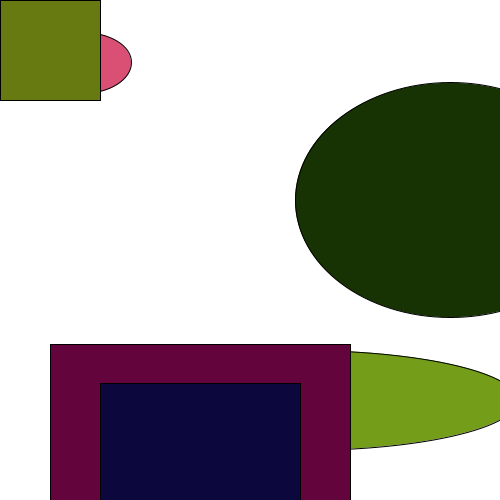
Frame 1 (no input)
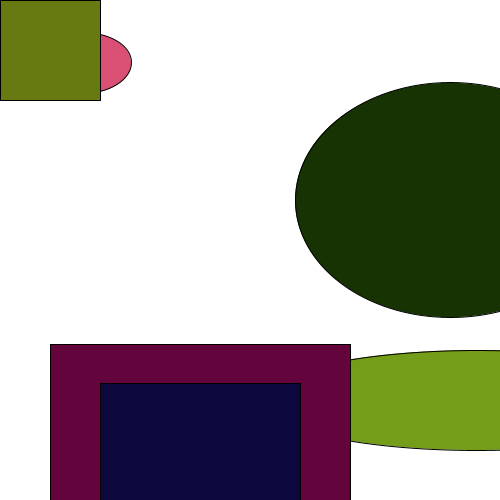
Frame 60 (the mouse pressed at the canvas centre just before this capture)
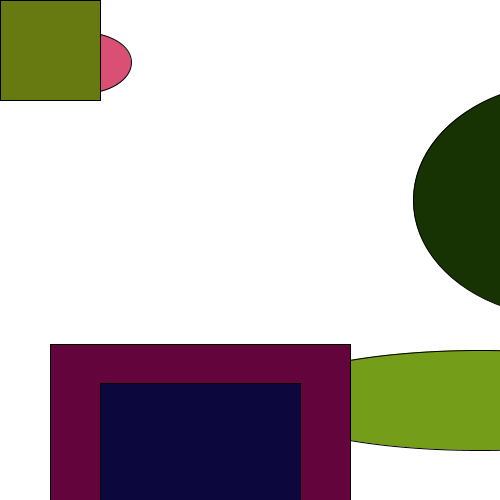
Frame 120 (the mouse held since frame 60 and released just before this capture)

The Processing sketch that drew these frames (run headless with seeded random() and noise(); from frame 60 on, the mouse is pressed at the canvas centre):

// Processing sketch: processing_73130
// ── processing_73130.pde

/*****************************************
 ** Assignment 3
 ** Name:        Gogo Wang
 ** E-mail:      hwang@haverford.edu
 ** Course:       CS 110 - 01
 **
 this is a drawing of three faces of random colors and random shapes and
 three boxes of random colors and shapes. If you put the mouse on different 
 parts of the screen they will move.
 ***********************************************/


//face1 
float faceX1 =random(50, 100);
float faceY1 =random(50, 100);
float faceWidth1 =random(50, 100);
float faceHeight1=random(50, 100);
color colorFace1 =color (random(255), random(255), random(255));
//face2 
float faceX2 = random(450, 450);
float faceY2 = random(200, 200);
float faceWidth2 = random(200, 400);
float faceHeight2 = random(100, 500);
color colorFace2 = color(random(255), random(255), random(255));
//face3 
float faceX3 = 300;
float faceY3 = 400;
float faceWidth3 = random(400, 500);
float faceHeight3 = random(100, 100);
color colorFace3 = color(random(255), random(255), random(255));
// box1 
float boxX1= random (200, 200);
float boxY1= random (400, 500);
float boxWidth1= 300;
float boxHeight1= 300;
color colorBox1=color(random(255), random(255), random(255));
// box2 
float boxX2= 50;
float boxY2= 50;
float boxWidth2= 100;
float boxHeight2= 100;
color colorBox2=color(random(255), random(255), random(255));
// box1 
float boxX3= random (200, 200);
float boxY3= random (400, 500);
float boxWidth3= 200;
float boxHeight3= 200;
color colorBox3=color(random(255), random(255), random(255));


void setup() {
  ellipseMode(CENTER);
  rectMode(CENTER);
  size (500, 500);
  smooth ();
}

void draw() {
  background(255);

  // draw face
  drawFace1(faceX1, faceY1, faceWidth1, faceHeight1, colorFace1);
  drawFace2(faceX2, faceY2, faceWidth2, faceHeight2, colorFace2);
  drawFace3(faceX3, faceY3, faceWidth3, faceHeight3, colorFace3);

  //draw box

  drawBox1(boxX1, boxY1, boxWidth1, boxHeight1, colorBox1);
  drawBox2(boxX2, boxY2, boxWidth2, boxHeight2, colorBox2);
  drawBox3(boxX3, boxY3, boxWidth3, boxHeight3, colorBox3);
}


/****************************************************************************
 **Funtion: drawFace1
 **Inputs: x, y, faceWidth, faceHeight, c
 **Outputs: return to draw a face
 ** face will move when mouse is at a certain position
 *****************************************************************************/
void drawFace1(float x, float y, float faceWidth, float faceHeight, color c) {
  //face settings
  fill(c);
  //face
  ellipse(faceX1, faceY1, faceWidth, faceHeight);
  //to make the face move
  float speed = 2;
  if ((mouseX <= 200) && (mouseY>=200)) {
    faceY1 = faceY1 + speed;
  }
}

/****************************************************************************
 **Funtion: drawFace2
 **Inputs: x, y, faceWidth, faceHeight, c
 **Outputs: return to draw a face
 ** face will move when mouse is at a certain position
 *****************************************************************************/
void drawFace2(float x, float y, float faceWidth, float faceHeight, color c) {
  //face settings
  fill(c);
  //face
  ellipse(faceX2, faceY2, faceWidth, faceHeight);
  float speed = 2;
  if ((mouseX >= 100) && (mouseY>=200)) {
    faceX2 = faceX2 + speed;
  }
}

/****************************************************************************
 **Funtion: drawFace3
 **Inputs: x, y, faceWidth, faceHeight, c
 **Outputs: return to draw a face
 ** face will move when mouse is at a certain position
 *****************************************************************************/
void drawFace3(float x, float y, float faceWidth, float faceHeight, color c) {
  //face settings
  fill(c);
  //face
  ellipse(faceX3, faceY3, faceWidth, faceHeight);
  float speed = 3;
  if ((mouseX <= 500) && (mouseY<=100)) {
    faceX3 = faceX3 + speed;
  }
}


/****************************************************************************
 **Funtion: drawBox1
 **Inputs: x, y, boxWidth, boxHeight, c
 **Outputs: return to draw a face
 ** face will move when mouse is at a certain position
 *****************************************************************************/
void drawBox1(float x, float y, float boxWidth, float boxHeight, color c) {

  fill(c);

  rect(boxX1, boxY1, boxWidth1, boxHeight1);
  float speed = 2;
  if ((mouseX <= 50) && (mouseY>=60)) {
    boxX1 = boxX1 + speed;
  }
}


/****************************************************************************
 **Funtion: drawBox1
 **Inputs: x, y, boxWidth, boxHeight, c
 **Outputs: return to draw a face
 ** face will move when mouse is at a certain position
 *****************************************************************************/
void drawBox2(float x, float y, float boxWidth, float boxHeight, color c) {

  fill(c);

  rect(boxX2, boxY2, boxWidth2, boxHeight2);
  float speed = 2;
  if ((mouseX <= 50) && (mouseY>=50)) {
    boxY2 = boxY2 + speed;
  }
}


/****************************************************************************
 **Funtion: drawBox1
 **Inputs: x, y, boxWidth, boxHeight, c
 **Outputs: return to draw a face
 ** face will move when mouse is at a certain position
 *****************************************************************************/
void drawBox3(float x, float y, float boxWidth, float boxHeight, color c) {

  fill(c);

  rect(boxX3, boxY3, boxWidth3, boxHeight3);
  float speed = 2;
  if ((mouseX <= 200) && (mouseY>=300)) {
    boxY3 = boxY3 + speed;
  }
}
